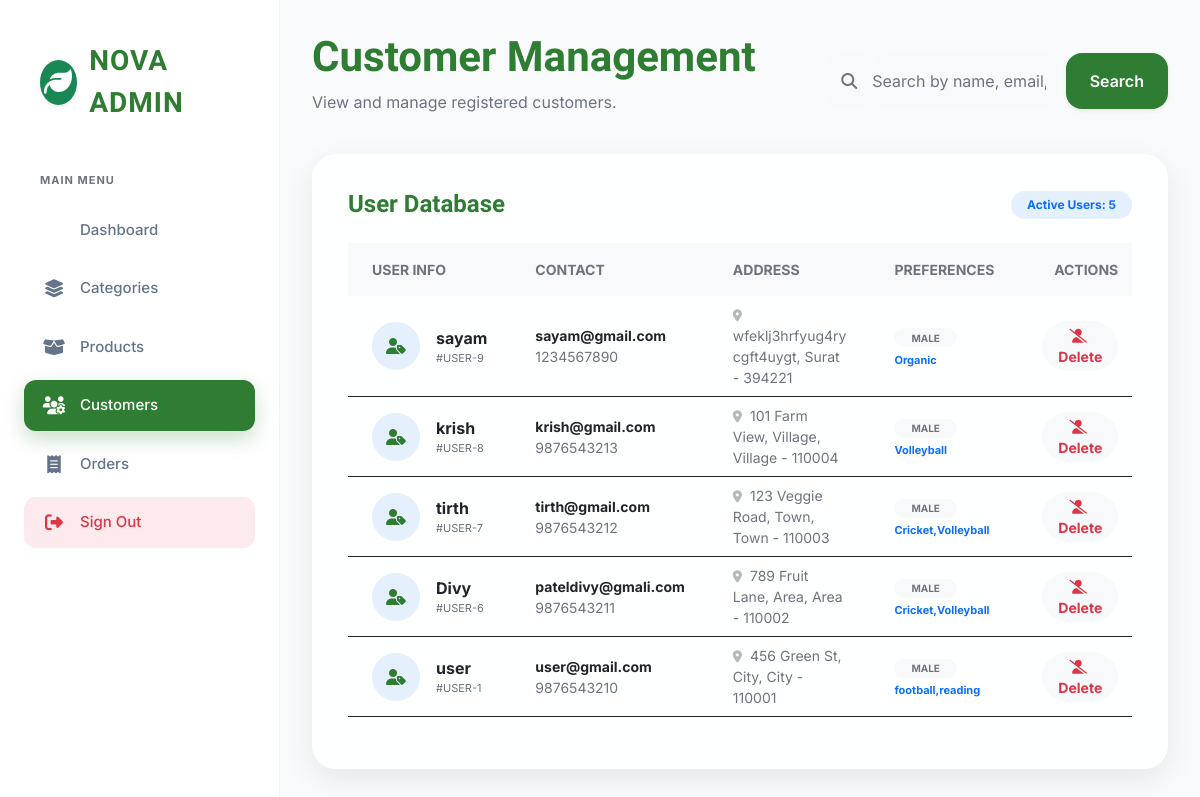
The page /users.php on the database its author committed.
### tables this page shows
CREATE TABLE `tbluser` (
  `userid` int(11) NOT NULL,
  `username` varchar(50) NOT NULL,
  `password` varchar(50) NOT NULL,
  `email` varchar(50) NOT NULL,
  `phone` varchar(15) NOT NULL,
  `address` text NOT NULL,
  `city` varchar(50) NOT NULL,
  `pincode` varchar(10) NOT NULL,
  `gender` varchar(50) NOT NULL,
  `hobbies` varchar(50) NOT NULL
);

### users.php (the view, shortened to what this page needs)
<?php include 'admintop.php'; ?>
<?php
$search_term = "";
if(isset($_POST['btnsearch'])) {
    $search_term = mysqli_real_escape_string($con, $_POST['txtsname']);
    $res = mysqli_query($con, "SELECT * FROM tbluser WHERE username LIKE '%$search_term%' OR email LIKE '%$search_term%' OR phone LIKE '%$search_term%' OR city LIKE '%$search_term%' OR userid LIKE '%$search_term%' ORDER BY userid DESC") or die("cannot search");
} else {
    $res = mysqli_query($con, "SELECT * FROM tbluser ORDER BY userid DESC");
}
?>
<div class="row mb-4 align-items-center">
    <div class="col-md-7">
        <h2 class="admin-title">Customer Management</h2>
        <p class="text-secondary">View and manage registered customers.</p>
    </div>
    <div class="col-md-5">
        <form method="post" class="d-flex gap-2">
            <div class="input-group">
                <span class="input-group-text bg-light border-0 py-3 rounded-4 px-3 text-muted">
                    <i class="fa-solid fa-magnifying-glass"></i>
                </span>
                <input type="text" name="txtsname" value="<?php echo htmlspecialchars($search_term); ?>" class="form-control bg-light border-0 py-3 rounded-4 ps-0" placeholder="Search by name, email, phone or city...">
            </div>
            <button type="submit" name="btnsearch" class="btn btn-success rounded-4 px-4 shadow-sm">Search</button>
        </form>
    </div>
</div>
<div class="admin-card">
    <div class="d-flex justify-content-between align-items-center mb-4">
        <h4 class="fw-bold mb-0" style="font-family: 'Forum', serif; color: var(--primary);">User Database</h4>
        <div class="badge bg-primary bg-opacity-10 text-primary px-3 py-2 rounded-pill">
            Active Users: <?php echo mysqli_num_rows($res); ?>
        </div>
    </div>
    <div class="table-responsive">
        <table class="table table-hover align-middle">
            <thead class="bg-light border-0">
                <tr>
                    <th class="py-3 px-4 border-0 small fw-bold text-muted text-uppercase">User Info</th>
                    <th class="py-3 px-4 border-0 small fw-bold text-muted text-uppercase">Contact</th>
                    <th class="py-3 px-4 border-0 small fw-bold text-muted text-uppercase">Address</th>
                    <th class="py-3 px-4 border-0 small fw-bold text-muted text-uppercase">Preferences</th>
                    <th class="py-3 px-4 border-0 small fw-bold text-muted text-uppercase text-end">Actions</th>
                </tr>
            </thead>
            <tbody class="border-0">
                <?php while($row = mysqli_fetch_array($res)) { ?>
                    <tr>
                        <td class="px-4">
                            <div class="d-flex align-items-center gap-3">
                                <div class="bg-primary bg-opacity-10 rounded-circle d-flex align-items-center justify-content-center" style="width: 48px; height: 48px; color: var(--primary);">
                                    <i class="fa-solid fa-user-tag"></i>
                                </div>
                                <div>
                                    <div class="fw-bold text-dark"><?php echo $row['username']; ?></div>
                                    <div class="text-muted smaller" style="font-size: 11px;">#USER-<?php echo $row['userid']; ?></div>
                                </div>
                            </div>
                        </td>
                        <td class="px-4">
                            <div class="fw-bold small text-dark"><?php echo $row['email']; ?></div>
                            <div class="text-muted small"><?php echo $row['phone'] ? $row['phone'] : 'No phone'; ?></div>
                        </td>
                        <td class="px-4">
                            <div class="text-secondary small" style="max-width: 220px;">
                                <?php if($row['address']) {
                                    echo '<i class="fa-solid fa-location-dot me-1 small opacity-50"></i> ' . $row['address'] . ", " . $row['city'] . " - " . $row['pincode'];
                                } else {
                                    echo '<span class="text-muted opacity-50 italic">Not provided</span>';
                                } ?>
                            </div>
                        </td>
                        <td class="px-4">
                            <span class="badge bg-light text-muted border border-light rounded-pill px-3" style="font-size: 10px;">
                                <?php echo strtoupper($row['gender']); ?>
                            </span>
                            <div class="text-primary smaller fw-bold mt-1" style="font-size: 11px;"><?php echo $row['hobbies']; ?></div>
                        </td>
                        <td class="px-4 text-end">
                            <a href="users.php?deleteid=<?php echo $row['userid']; ?>"
                               class="btn btn-light btn-sm rounded-pill px-3 fw-bold text-danger border-0"
                               onclick="return confirm('Permanently delete this user?');">
                                <i class="fa-solid fa-user-slash me-1"></i> Delete
                            </a>
                        </td>
                    </tr>
                <?php } ?>
            </tbody>
        </table>
    </div>
</div>
</div>
</body>
</html>

### admintop.php (style rules this page uses)
:root { --primary: #2e7d32; --primary-light: #4caf50; --primary-soft: #e8f5e9; --dark: #0f172a; --secondary: #64748b; --bg-body: #f8fafc; --glass-bg: rgba(255, 255, 255, 0.85); --sidebar-width: 280px; --transition: all 0.35s cubic-bezier(0.4, 0, 0.2, 1); --shadow-sm: 0 2px 4px rgba(0,0,0,0.05); --shadow-md: 0 4px 12px rgba(0,0,0,0.06); --shadow-lg: 0 10px 30px rgba(0,0,0,0.08); }
body { font-family: 'Inter', sans-serif; background-color: var(--bg-body); color: var(--dark); min-height: 100vh; overflow-x: hidden; }
.admin-card { background: var(--glass-bg); backdrop-filter: blur(10px); border: 1px solid rgba(255,255,255,0.7); border-radius: 24px; padding: 35px; box-shadow: var(--shadow-lg); }
.admin-title { font-family: 'Forum', serif; font-weight: 800; font-size: 42px; color: var(--primary); margin-bottom: 0.5rem; }
.btn-success { background: var(--primary); border: none; padding: 12px 28px; font-weight: 600; border-radius: 14px; box-shadow: 0 4px 15px rgba(46, 125, 50, 0.2); transition: var(--transition); }

### rows shown on the page
tbluser: username "sayam", userid "9", email "sayam@gmail.com", phone "1234567890", address "wfeklj3hrfyug4ry cgft4uygt", city "Surat", pincode "394221", gender "MALE", hobbies "Organic"
tbluser: username "krish", userid "8", email "krish@gmail.com", phone "9876543213", address "101 Farm View, Village", city "Village", pincode "110004", gender "MALE", hobbies "Volleyball"
tbluser: username "tirth", userid "7", email "tirth@gmail.com", phone "9876543212", address "123 Veggie Road, Town", city "Town", pincode "110003", gender "MALE", hobbies "Cricket,Volleyball"
tbluser: username "Divy", userid "6", email "pateldivy@gmali.com", phone "9876543211", address "789 Fruit Lane, Area", city "Area", pincode "110002", gender "MALE", hobbies "Cricket,Volleyball"
tbluser: username "user", userid "1", email "user@gmail.com", phone "9876543210", address "456 Green St, City", city "City", pincode "110001", gender "MALE", hobbies "football,reading"

### other values the page prints
mysqli_num_rows($res) "5"
